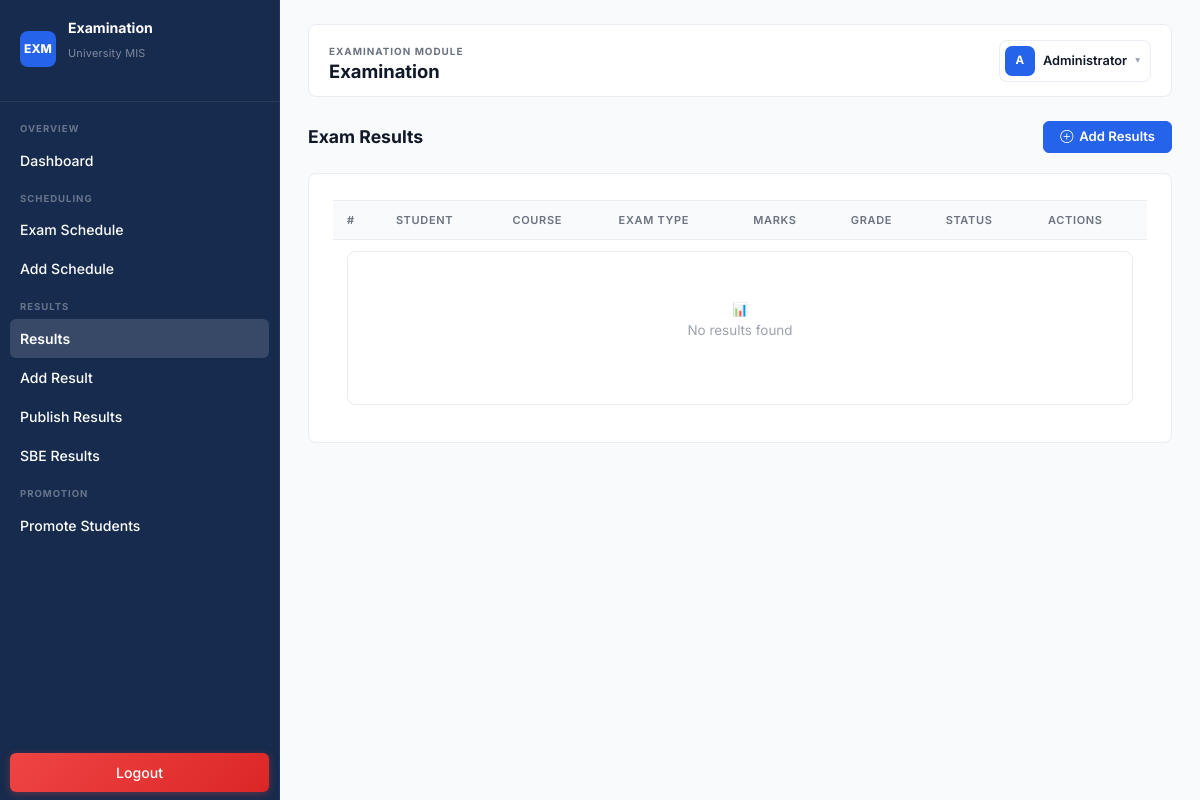
Page /examination/results/index.php (signed in) on the earlier database version.
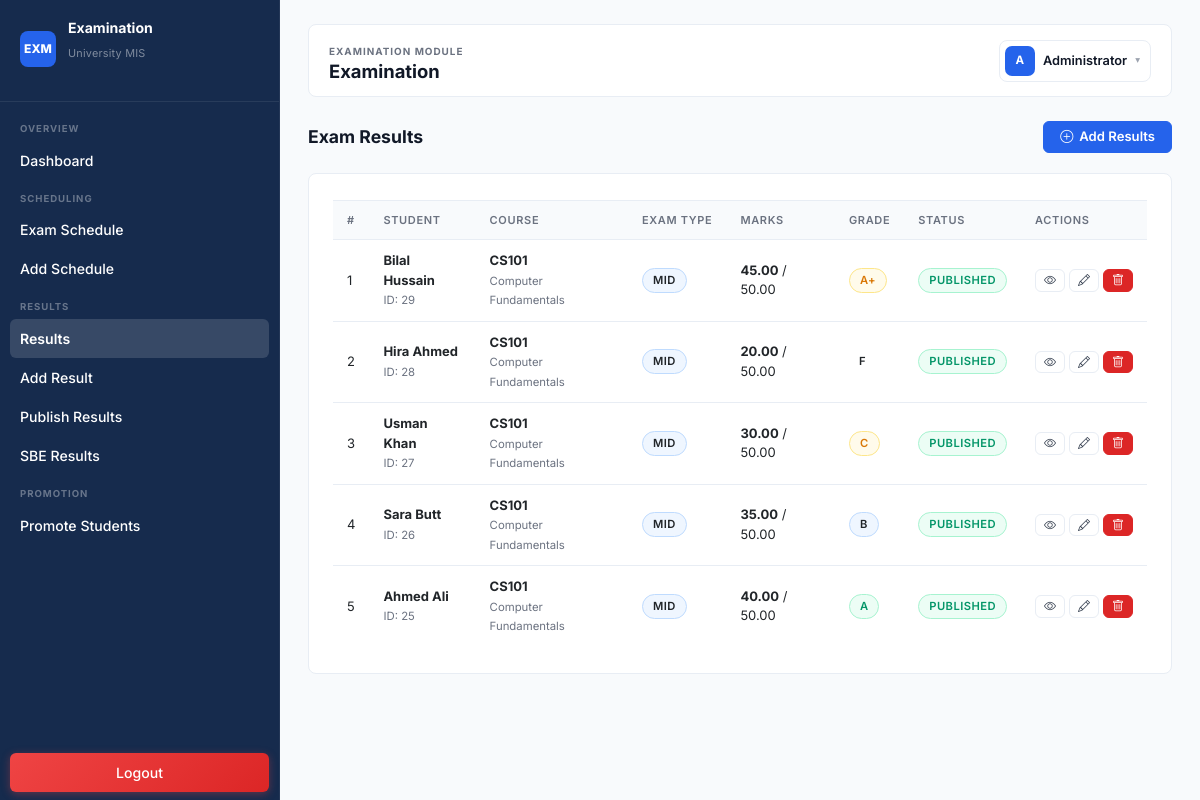
Same page on the later database version.
### tables this page shows
CREATE TABLE `exam_results` (
  `result_id` int(11) NOT NULL,
  `student_id` int(11) NOT NULL,
  `exam_id` int(11) NOT NULL,
  `marks_obtained` decimal(5,2) NOT NULL,
  `total_marks` decimal(5,2) NOT NULL,
  `grade` varchar(2) DEFAULT NULL,
  `percentage` decimal(5,2) DEFAULT NULL,
  `status` enum('draft','published','archived') DEFAULT 'draft',
  `remarks` text DEFAULT NULL,
  `entered_by` int(11) DEFAULT NULL,
  `published_by` int(11) DEFAULT NULL,
  `published_at` datetime DEFAULT NULL,
  `created_at` timestamp NOT NULL DEFAULT current_timestamp(),
  `updated_at` timestamp NOT NULL DEFAULT current_timestamp() ON UPDATE current_timestamp()
);

CREATE TABLE `students` (
  `student_id` int(11) NOT NULL,
  `application_id` int(11) NOT NULL,
  `roll_no` varchar(30) DEFAULT NULL,
  `full_name` varchar(150) NOT NULL,
  `father_name` varchar(150) NOT NULL,
  `cnic_or_bform` varchar(20) DEFAULT NULL,
  `dob` date DEFAULT NULL,
  `gender` enum('Male','Female','Other') DEFAULT NULL,
  `contact_no` varchar(20) DEFAULT NULL,
  `email` varchar(150) DEFAULT NULL,
  `address` varchar(255) DEFAULT NULL,
  `program_id` int(11) NOT NULL,
  `admission_session_id` int(11) NOT NULL,
  `current_session_id` int(11) NOT NULL,
  `current_semester_id` int(11) NOT NULL,
  `section_id` int(11) DEFAULT NULL,
  `batch_year` smallint(6) NOT NULL,
  `admission_date` date NOT NULL,
  `status` enum('Active','Freeze','Graduated','Dropped','Suspended') NOT NULL DEFAULT 'Active',
  `created_at` timestamp NOT NULL DEFAULT current_timestamp(),
  `updated_at` timestamp NOT NULL DEFAULT current_timestamp() ON UPDATE current_timestamp(),
  `user_id` int(11) DEFAULT NULL,
  `semester` int(11) DEFAULT 1
);

CREATE TABLE `courses` (
  `course_id` int(11) NOT NULL,
  `course_code` varchar(20) NOT NULL,
  `course_name` varchar(100) DEFAULT NULL,
  `course_title` varchar(150) NOT NULL,
  `program_id` int(11) DEFAULT NULL,
  `credit_hours` tinyint(4) NOT NULL DEFAULT 3,
  `description` text DEFAULT NULL,
  `department_id` int(11) DEFAULT NULL,
  `semester_id` int(11) NOT NULL,
  `status` enum('Active','Inactive') NOT NULL DEFAULT 'Active',
  `created_at` timestamp NOT NULL DEFAULT current_timestamp(),
  `semester_name` varchar(40) DEFAULT NULL,
  `teacher_id` int(11) DEFAULT NULL
);

CREATE TABLE `exam_schedules` (
  `exam_id` int(11) NOT NULL,
  `course_id` int(11) NOT NULL,
  `exam_type` varchar(30) NOT NULL,
  `date` date NOT NULL,
  `start_time` time NOT NULL,
  `end_time` time NOT NULL,
  `room` varchar(30) NOT NULL,
  `status` enum('Scheduled','Ongoing','Completed','Cancelled') NOT NULL DEFAULT 'Scheduled',
  `created_at` timestamp NOT NULL DEFAULT current_timestamp()
);

### config/db_connect.php (called while the page is built, shortened)
<?php
$host = "localhost";
$user = "root";
$password = "";
$database = "university_mis";
$conn = mysqli_connect($host, $user, $password, $database);
mysqli_set_charset($conn, "utf8mb4");
if (!function_exists('getConnection')) {
    function getConnection() {
        global $conn;
        return $conn;
    }
}
?>

### examination/models/ExamResult.php (called while the page is built, shortened)
<?php
require_once '../../config/db_connect.php';
class ExamResult {
    private $conn;
    public function __construct() {
        $this->conn = getConnection();
    }
    public function getAll() {
        $sql = "SELECT er.*,
                       s.student_id,
                       s.full_name as student_name,
                       c.course_name,
                       c.course_code,
                       es.exam_type,
                       es.date as exam_date
                FROM exam_results er
                JOIN students s ON er.student_id = s.student_id
                JOIN exam_schedules es ON er.exam_id = es.exam_id
                JOIN courses c ON es.course_id = c.course_id
                ORDER BY er.result_id DESC";
        $result = $this->conn->query($sql);
        return $result->fetch_all(MYSQLI_ASSOC);
    }
}
?>

### examination/results/index.php (the view, shortened to what the changed rows need)
<?php
require_once '../../config/db_connect.php';
require_once '../models/ExamResult.php';
include '../includes/header.php';
$model = new ExamResult();
$results = $model->getAll();
if (!$results) {
    $results = [];
}
?>
<div class="content-area" id="contentArea">
    <div class="card">
        <div class="card-content">
            <div class="table-responsive">
                <table class="data-table">
                    <thead>
                        <tr>
                            <th>#</th>
                            <th>Student</th>
                            <th>Course</th>
                            <th>Exam Type</th>
                            <th>Marks</th>
                            <th>Grade</th>
                            <th>Status</th>
                            <th>Actions</th>
                        </tr>
                    </thead>
                    <tbody>
                        <?php if (empty($results)): ?>
                            <tr>
                                <td colspan="8">
                                    <div class="empty-state">
                                        <div class="empty-state-icon">&#128202;</div>
                                        <p class="empty-state-text">No results found</p>
                                    </div>
                                </td>
                            </tr>
                        <?php else: ?>
                            <?php $counter = 1; ?>
                            <?php foreach ($results as $result): ?>
                                <tr>
                                    <td><?php echo $counter++; ?></td>
                                    <td>
                                        <strong><?php echo htmlspecialchars($result['student_name'] ?? 'N/A'); ?></strong><br>
                                        <small style="color:var(--text-secondary);">ID: <?php echo htmlspecialchars($result['student_id'] ?? 'N/A'); ?></small>
                                    </td>
                                    <td>
                                        <strong><?php echo htmlspecialchars($result['course_code'] ?? 'N/A'); ?></strong><br>
                                        <small style="color:var(--text-secondary);"><?php echo htmlspecialchars($result['course_name'] ?? 'N/A'); ?></small>
                                    </td>
                                    <td>
                                        <span class="status-badge" style="background:var(--info-bg);color:var(--info);border:1px solid var(--info-border);"><?php echo isset($result['exam_type']) ? ucfirst($result['exam_type']) : 'N/A'; ?></span>
                                    </td>
                                    <td>
                                        <strong><?php echo htmlspecialchars($result['marks_obtained'] ?? '0'); ?></strong> / <?php echo htmlspecialchars($result['total_marks'] ?? '0'); ?>
                                    </td>
                                    <td>
                                        <?php if (isset($result['grade']) && $result['grade']): ?>
                                            <?php
                                            $gradeStyles = [
                                                'A' => 'background:var(--success-bg);color:var(--success);border:1px solid var(--success-border);',
                                                'B' => 'background:var(--info-bg);color:var(--info);border:1px solid var(--info-border);',
                                                'C' => 'background:var(--warning-bg);color:var(--warning);border:1px solid var(--warning-border);',
                                                'D' => 'background:var(--accent-bg);color:var(--accent);border:1px solid var(--accent-border);',
                                                'F' => 'background:var(--error-bg);color:var(--error);border:1px solid var(--error-border);',
                                            ];
                                            $style = $gradeStyles[$result['grade']] ?? 'background:var(--warning-bg);color:var(--warning);border:1px solid var(--warning-border);';
                                            ?>
                                            <span class="status-badge" style="<?php echo $style; ?>"><?php echo $result['grade']; ?></span>
                                        <?php else: ?>
                                            <span class="status-badge" style="background:var(--warning-bg);color:var(--warning);border:1px solid var(--warning-border);">N/A</span>
                                        <?php endif; ?>
                                    </td>
                                    <td>
                                        <?php
                                        $statusPublished = ($result['status'] ?? 'draft') === 'published';
                                        $statusStyle = $statusPublished
                                            ? 'background:var(--success-bg);color:var(--success);border:1px solid var(--success-border);'
                                            : 'background:var(--warning-bg);color:var(--warning);border:1px solid var(--warning-border);';
                                        ?>
                                        <span class="status-badge" style="<?php echo $statusStyle; ?>">
                                            <?php echo ucfirst($result['status'] ?? 'draft'); ?>
                                        </span>
                                    </td>
                                    <td>
                                        <div style="display:flex;gap:4px;">
                                            <a href="view.php?id=<?php echo $result['result_id'] ?? 0; ?>"
                                               class="btn btn-outline" style="padding:4px 8px;font-size:12px;" title="View">
                                                <i class="bi bi-eye"></i>
                                            </a>
                                            <a href="edit.php?id=<?php echo $result['result_id'] ?? 0; ?>"
                                               class="btn btn-outline" style="padding:4px 8px;font-size:12px;" title="Edit">
                                                <i class="bi bi-pencil"></i>
                                            </a>
                                            <a href="delete.php?id=<?php echo $result['result_id'] ?? 0; ?>"
                                               class="btn btn-danger" style="padding:4px 8px;font-size:12px;" title="Delete"
                                               onclick="return confirm('Are you sure you want to delete this result?')">
                                                <i class="bi bi-trash"></i>
                                            </a>
                                        </div>
                                    </td>
                                </tr>
                            <?php endforeach; ?>
                        <?php endif; ?>
                    </tbody>
                </table>
            </div>
        </div>
    </div>
</div>
<?php include '../includes/footer.php'; ?>

Differences in the rows shown:
now on this page (row edited): exam_results: student.full_name "Bilal Hussain", student.student_id "29", courses.course_code "CS101", courses.course_name "Computer Fundamentals", exam.exam_type "MID", marks_obtained "45.00", total_marks "50.00", grade "A+", status "PUBLISHED"
now on this page (row edited): exam_results: student.full_name "Hira Ahmed", student.student_id "28", courses.course_code "CS101", courses.course_name "Computer Fundamentals", exam.exam_type "MID", marks_obtained "20.00", total_marks "50.00", grade "F", status "PUBLISHED"
now on this page (row edited): exam_results: student.full_name "Usman Khan", student.student_id "27", courses.course_code "CS101", courses.course_name "Computer Fundamentals", exam.exam_type "MID", marks_obtained "30.00", total_marks "50.00", grade "C", status "PUBLISHED"
now on this page (row edited): exam_results: student.full_name "Sara Butt", student.student_id "26", courses.course_code "CS101", courses.course_name "Computer Fundamentals", exam.exam_type "MID", marks_obtained "35.00", total_marks "50.00", grade "B", status "PUBLISHED"
now on this page (row edited): exam_results: student.full_name "Ahmed Ali", student.student_id "25", courses.course_code "CS101", courses.course_name "Computer Fundamentals", exam.exam_type "MID", marks_obtained "40.00", total_marks "50.00", grade "A", status "PUBLISHED"
Other differences:
text no longer shown: "📊 No results found"
